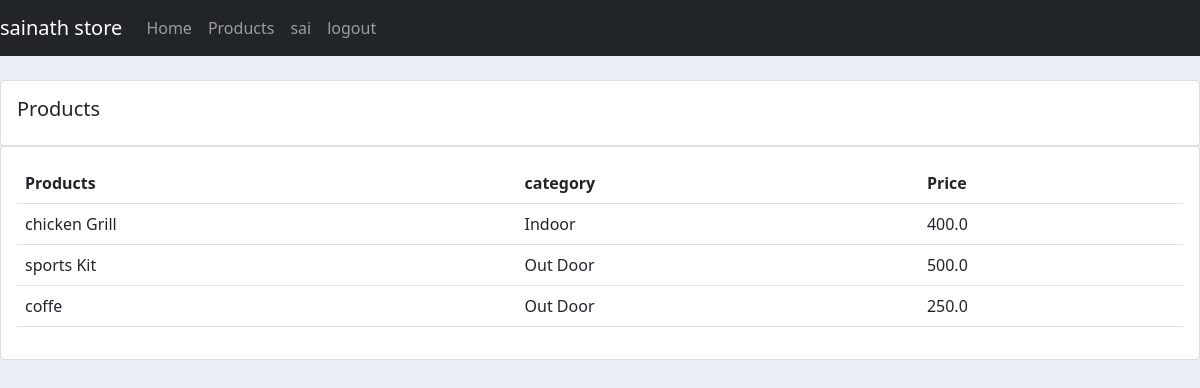
The app's page /products (signed in) with its own data.
### accounts/models.py (models this page shows, shortened)
class Products(models.Model):
    CATEGORY = (
        ("Indoor", "Indoor"),
        ("Out Door", "Out Door")
    )
    name = models.CharField(max_length=200, null=True)
    price = models.FloatField(null=True)
    category = models.CharField(max_length=200, null=True, choices=CATEGORY)
    description = models.CharField(max_length=200, null=True, blank=True)
    date_created = models.DateTimeField(auto_now_add=True)
    tags = models.ManyToManyField(Tag)

### accounts/decorators.py (the view)
        def inner_func(request, *args, **kwargs):
            group = None
            if request.user.groups.exists():
                group = request.user.groups.all()[0].name
            if group in allowed:
                return func(request, *args, **kwargs)
            else:
                return HttpResponse("you are not allowed")

### accounts/views.py (called while the page is built)
@login_required(login_url="login")
@allowed_users(allowed=["admin"])
def products(request):
    product = Products.objects.all()
    return render(request, "accounts/products.html",{"product": product})

### accounts/templates/accounts/products.html
{% extends "accounts/layout.html" %}
{% block content %}
<br>
    <div class="row">
        <div class="col-md">
            <div class="card card-body">
                <h5>Products</h5>
            </div>
            <div class="card card-body">
                <table class="table">
                    <tr>
                        <th>Products</th>
                        <th>category</th>
                        <th>Price</th>
                    </tr>
                    {% for items in product %}
                    <tr>
                        <td>{{ items.name }}</td>
                        <td>{{ items.category }}</td>
                        <td>{{ items.price }}</td>
                    </tr>
                    {% endfor %}
                </table>
            </div>
        </div>
    </div>
{% endblock content %}

### accounts/templates/accounts/navbar.html (shortened to what this page needs)
<nav class="navbar navbar-expand-lg navbar-dark bg-dark">
    <a class="navbar-brand" href="#">sainath store</a>
    {% if request.user.is_staff %}
    <div class="collapse navbar-collapse" id="navbarNav">
      <ul class="navbar-nav">
        <li class="nav-item active">
          <a class="nav-link" href="{% url 'home' %}">Home </a>
        </li>
        <li class="nav-item">
          <a class="nav-link" href="{% url 'products' %}">Products</a>
        </li>
        {% else %}
        <li class="nav-item">
          <a class="nav-link" href="{% url 'account_setting' %}"> setting</a>
        </li>
      </ul>
    </div>
    {% endif %}
    <ul class="navbar-nav">
    <li class="nav-item">
      <a class="nav-link">{{request.user}}</a>
    </li>
    <li class="nav-item">
      <a class="nav-link" href="{% url 'logout_user' %}">logout</a>
    </li>
    </ul>
  </nav>

### static/css/main.css (style rules this page uses)
body { background-color: #ebeff5; }

### records on screen
Products: name "chicken Grill", category "Indoor", price "400.0"
Products: name "sports Kit", category "Out Door", price "500.0"
Products: name "coffe", category "Out Door", price "250.0"

### other values on screen
{{ request.user }} "sai"
